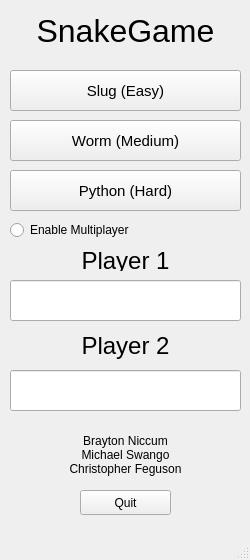
<?xml version="1.0" encoding="UTF-8"?>
<ui version="4.0">
 <class>MainMenu</class>
 <widget class="QMainWindow" name="MainMenu">
  <property name="geometry">
   <rect>
    <x>0</x>
    <y>0</y>
    <width>250</width>
    <height>560</height>
   </rect>
  </property>
  <property name="sizePolicy">
   <sizepolicy hsizetype="Fixed" vsizetype="Fixed">
    <horstretch>0</horstretch>
    <verstretch>0</verstretch>
   </sizepolicy>
  </property>
  <property name="minimumSize">
   <size>
    <width>250</width>
    <height>410</height>
   </size>
  </property>
  <property name="maximumSize">
   <size>
    <width>250</width>
    <height>560</height>
   </size>
  </property>
  <property name="windowTitle">
   <string>SnakeGame</string>
  </property>
  <widget class="QWidget" name="centralwidget">
   <widget class="QPushButton" name="btn_easy">
    <property name="geometry">
     <rect>
      <x>10</x>
      <y>70</y>
      <width>231</width>
      <height>41</height>
     </rect>
    </property>
    <property name="font">
     <font>
      <pointsize>11</pointsize>
     </font>
    </property>
    <property name="text">
     <string>Slug (Easy)</string>
    </property>
   </widget>
   <widget class="QPushButton" name="btn_medium">
    <property name="geometry">
     <rect>
      <x>10</x>
      <y>120</y>
      <width>231</width>
      <height>41</height>
     </rect>
    </property>
    <property name="font">
     <font>
      <pointsize>11</pointsize>
     </font>
    </property>
    <property name="text">
     <string>Worm (Medium)</string>
    </property>
   </widget>
   <widget class="QPushButton" name="btn_hard">
    <property name="geometry">
     <rect>
      <x>10</x>
      <y>170</y>
      <width>231</width>
      <height>41</height>
     </rect>
    </property>
    <property name="font">
     <font>
      <pointsize>11</pointsize>
     </font>
    </property>
    <property name="text">
     <string>Python (Hard)</string>
    </property>
   </widget>
   <widget class="QLabel" name="label">
    <property name="geometry">
     <rect>
      <x>20</x>
      <y>10</y>
      <width>211</width>
      <height>41</height>
     </rect>
    </property>
    <property name="font">
     <font>
      <pointsize>24</pointsize>
     </font>
    </property>
    <property name="text">
     <string>SnakeGame</string>
    </property>
    <property name="textFormat">
     <enum>Qt::AutoText</enum>
    </property>
    <property name="alignment">
     <set>Qt::AlignCenter</set>
    </property>
   </widget>
   <widget class="QLabel" name="label_2">
    <property name="geometry">
     <rect>
      <x>30</x>
      <y>430</y>
      <width>191</width>
      <height>51</height>
     </rect>
    </property>
    <property name="text">
     <string>&lt;html&gt;&lt;head/&gt;&lt;body&gt;&lt;p&gt;Brayton Niccum&lt;br&gt;Michael Swango&lt;br&gt;Christopher Feguson&lt;/p&gt;&lt;/body&gt;&lt;/html&gt;</string>
    </property>
    <property name="alignment">
     <set>Qt::AlignCenter</set>
    </property>
   </widget>
   <widget class="QPushButton" name="btn_quit">
    <property name="geometry">
     <rect>
      <x>80</x>
      <y>490</y>
      <width>91</width>
      <height>25</height>
     </rect>
    </property>
    <property name="text">
     <string>Quit</string>
    </property>
   </widget>
   <widget class="QRadioButton" name="rad_multiplayer">
    <property name="geometry">
     <rect>
      <x>10</x>
      <y>220</y>
      <width>141</width>
      <height>20</height>
     </rect>
    </property>
    <property name="text">
     <string>Enable Multiplayer</string>
    </property>
   </widget>
   <widget class="QLineEdit" name="txt_box_1">
    <property name="geometry">
     <rect>
      <x>10</x>
      <y>280</y>
      <width>231</width>
      <height>41</height>
     </rect>
    </property>
   </widget>
   <widget class="QLineEdit" name="txt_box_p2">
    <property name="enabled">
     <bool>true</bool>
    </property>
    <property name="geometry">
     <rect>
      <x>10</x>
      <y>370</y>
      <width>231</width>
      <height>41</height>
     </rect>
    </property>
   </widget>
   <widget class="QLabel" name="player_1_label">
    <property name="geometry">
     <rect>
      <x>20</x>
      <y>250</y>
      <width>211</width>
      <height>21</height>
     </rect>
    </property>
    <property name="font">
     <font>
      <pointsize>18</pointsize>
     </font>
    </property>
    <property name="text">
     <string>Player 1</string>
    </property>
    <property name="textFormat">
     <enum>Qt::AutoText</enum>
    </property>
    <property name="alignment">
     <set>Qt::AlignCenter</set>
    </property>
   </widget>
   <widget class="QLabel" name="player_2_label_2">
    <property name="enabled">
     <bool>true</bool>
    </property>
    <property name="geometry">
     <rect>
      <x>20</x>
      <y>330</y>
      <width>211</width>
      <height>31</height>
     </rect>
    </property>
    <property name="font">
     <font>
      <pointsize>18</pointsize>
     </font>
    </property>
    <property name="text">
     <string>Player 2</string>
    </property>
    <property name="textFormat">
     <enum>Qt::AutoText</enum>
    </property>
    <property name="alignment">
     <set>Qt::AlignCenter</set>
    </property>
   </widget>
  </widget>
  <widget class="QMenuBar" name="menubar">
   <property name="geometry">
    <rect>
     <x>0</x>
     <y>0</y>
     <width>250</width>
     <height>22</height>
    </rect>
   </property>
  </widget>
  <widget class="QStatusBar" name="statusbar"/>
 </widget>
 <resources/>
 <connections/>
</ui>
